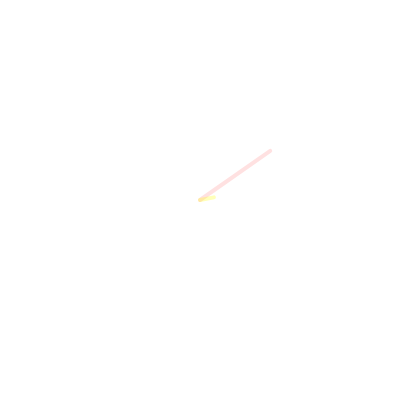
Frame 1 (no input)
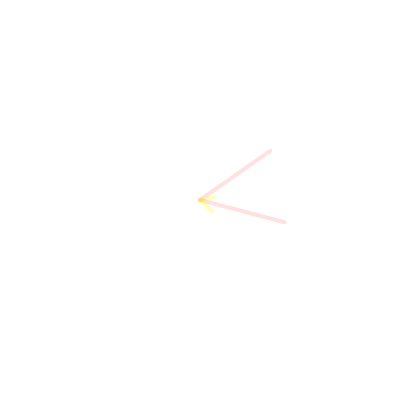
Frame 2 (the mouse pressed at the canvas centre, redrawn once)

The p5.js sketch that drew these frames (run headless with seeded random() and noise() and a simulated clock; the mouse was pressed at the canvas centre and the sketch redrawn once):

// p5.js sketch
// ── sketch.js
var cic = 1;
var parar = 0;

function setup() {
   	createCanvas(400, 400); 
   	background("white");
}

function draw() {
	translate(width / 2, height / 2);

	
	for(var i = 0; i < cic; i++) {
		petalas = p5.Vector.random2D();
	   	petalas.mult(random(50, 100));
	   	strokeWeight(4);
	   	stroke(255, 0, 0, 30);
	   	line(0, 0, petalas.x, petalas.y);
	}
   	
	for(var i = 0; i < cic; i++) {
	   	miolo = p5.Vector.random2D();
	   	miolo.mult(random(10, 30));
	   	strokeWeight(4);
	   	stroke(255, 255, 0, 70);
	   	line(0, 0, miolo.x, miolo.y);
	}
	noLoop();   	
}
